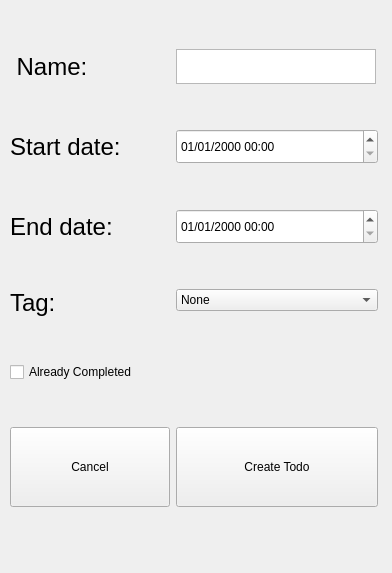
<?xml version="1.0" encoding="UTF-8"?>
<ui version="4.0">
 <class>Add_Todo</class>
 <widget class="QWidget" name="Add_Todo">
  <property name="geometry">
   <rect>
    <x>0</x>
    <y>0</y>
    <width>392</width>
    <height>573</height>
   </rect>
  </property>
  <property name="windowTitle">
   <string>Form</string>
  </property>
  <property name="windowIcon">
   <iconset resource="../assets.qrc">
    <normaloff>:/icons/assets/todo_icon.png</normaloff>:/icons/assets/todo_icon.png</iconset>
  </property>
  <property name="autoFillBackground">
   <bool>false</bool>
  </property>
  <widget class="QWidget" name="formLayoutWidget">
   <property name="geometry">
    <rect>
     <x>10</x>
     <y>10</y>
     <width>368</width>
     <height>541</height>
    </rect>
   </property>
   <layout class="QFormLayout" name="formLayout">
    <item row="0" column="0">
     <widget class="QLabel" name="label_4">
      <property name="maximumSize">
       <size>
        <width>120</width>
        <height>60</height>
       </size>
      </property>
      <property name="font">
       <font>
        <pointsize>18</pointsize>
       </font>
      </property>
      <property name="text">
       <string> Name:</string>
      </property>
      <property name="alignment">
       <set>Qt::AlignmentFlag::AlignLeading|Qt::AlignmentFlag::AlignLeft|Qt::AlignmentFlag::AlignVCenter</set>
      </property>
      <property name="margin">
       <number>4</number>
      </property>
     </widget>
    </item>
    <item row="0" column="1">
     <widget class="QPlainTextEdit" name="plainTextEdit_2">
      <property name="minimumSize">
       <size>
        <width>200</width>
        <height>35</height>
       </size>
      </property>
      <property name="maximumSize">
       <size>
        <width>200</width>
        <height>30</height>
       </size>
      </property>
     </widget>
    </item>
    <item row="1" column="0">
     <widget class="QLabel" name="label_5">
      <property name="maximumSize">
       <size>
        <width>120</width>
        <height>60</height>
       </size>
      </property>
      <property name="font">
       <font>
        <pointsize>18</pointsize>
       </font>
      </property>
      <property name="text">
       <string>Start date:</string>
      </property>
      <property name="margin">
       <number>4</number>
      </property>
     </widget>
    </item>
    <item row="1" column="1">
     <widget class="QDateTimeEdit" name="dateTimeEdit_3">
      <property name="minimumSize">
       <size>
        <width>120</width>
        <height>35</height>
       </size>
      </property>
      <property name="displayFormat">
       <string>dd/MM/yyyy hh:mm</string>
      </property>
     </widget>
    </item>
    <item row="2" column="0">
     <widget class="QLabel" name="label_6">
      <property name="maximumSize">
       <size>
        <width>120</width>
        <height>60</height>
       </size>
      </property>
      <property name="font">
       <font>
        <pointsize>18</pointsize>
       </font>
      </property>
      <property name="text">
       <string>End date:</string>
      </property>
      <property name="margin">
       <number>4</number>
      </property>
     </widget>
    </item>
    <item row="2" column="1">
     <widget class="QDateTimeEdit" name="dateTimeEdit_4">
      <property name="minimumSize">
       <size>
        <width>120</width>
        <height>35</height>
       </size>
      </property>
      <property name="displayFormat">
       <string>dd/MM/yyyy hh:mm</string>
      </property>
     </widget>
    </item>
    <item row="3" column="0">
     <widget class="QLabel" name="label_7">
      <property name="maximumSize">
       <size>
        <width>120</width>
        <height>60</height>
       </size>
      </property>
      <property name="font">
       <font>
        <pointsize>18</pointsize>
       </font>
      </property>
      <property name="text">
       <string>Tag:</string>
      </property>
      <property name="margin">
       <number>4</number>
      </property>
     </widget>
    </item>
    <item row="3" column="1">
     <widget class="QComboBox" name="comboBoxTags">
      <item>
       <property name="text">
        <string>None</string>
       </property>
      </item>
      <item>
       <property name="text">
        <string>Productivity</string>
       </property>
      </item>
      <item>
       <property name="text">
        <string>Education</string>
       </property>
      </item>
      <item>
       <property name="text">
        <string>Work</string>
       </property>
      </item>
      <item>
       <property name="text">
        <string>Entertainment</string>
       </property>
      </item>
      <item>
       <property name="text">
        <string>Chore</string>
       </property>
      </item>
     </widget>
    </item>
    <item row="4" column="0">
     <widget class="QCheckBox" name="checkBox">
      <property name="enabled">
       <bool>true</bool>
      </property>
      <property name="text">
       <string>Already Completed</string>
      </property>
      <property name="tristate">
       <bool>false</bool>
      </property>
     </widget>
    </item>
    <item row="5" column="0">
     <widget class="QPushButton" name="pushButton_3">
      <property name="minimumSize">
       <size>
        <width>160</width>
        <height>80</height>
       </size>
      </property>
      <property name="text">
       <string>Cancel</string>
      </property>
     </widget>
    </item>
    <item row="5" column="1">
     <widget class="QPushButton" name="pushButton_4">
      <property name="minimumSize">
       <size>
        <width>160</width>
        <height>80</height>
       </size>
      </property>
      <property name="text">
       <string>Create Todo</string>
      </property>
     </widget>
    </item>
   </layout>
  </widget>
 </widget>
 <resources>
  <include location="../assets.qrc"/>
 </resources>
 <connections/>
</ui>
